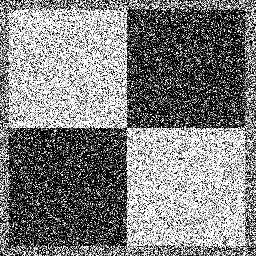
#> input picture ps1_python/ps1_octave_template/input/ps1-input0-noise.png, 256 x 256 px, given in place of ps1-input0.png, which was not available
$ python ps1.py
#> lines starting #> are read from the running program, lines starting #| are printed output that depends on the picture; after the words box and inside, x2 and y2 are one past the last pixel; in counts of white or black regions, pixels touching at a corner belong together; pictures that were not available may be replaced by others from this repository, and a replacement may not be noted
#> in problem1, img is the input picture: shape (256, 256); min 0, max 255, mean 127.6
#> in problem1, `edges = cv2.Canny(img, 0, 250)`:
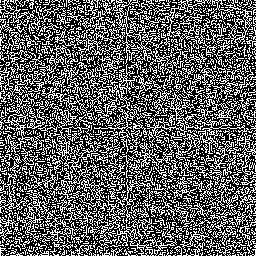
#> edges: shape (256, 256); 37.5% white in thin lines or dots
### ps1_python/hough_lib.py
import cv2
import numpy as np
import os
import math
from PIL import Image


def hough_arr(edges, theta_bin, rho_bin):
    # part a
#> called with theta_bin = 10, rho_bin = 1
    if len(edges.shape) == 2:
        height, width = edges.shape
#> height = 256; width = 256
    else:
        height, width, _ = edges.shape

    theta_samples = int(180 / theta_bin)

    theta_list = np.linspace(-90.0, 90.0, num=theta_samples)

    rho_max = math.ceil(((height**2) + (width**2))**(1 / 2))
#> rho_max = 363
    rho_samples = int(rho_max / rho_bin)
#> rho_samples = 363
    rho_list = np.linspace(0, rho_max, num=rho_samples)
#> rho_list = 363 values from 0 to 363
    hought_arr = np.zeros((len(rho_list), len(theta_list)))
    edge_arr = np.nonzero(edges)
#> edge_arr = 24555 positions, rows 0 to 255, columns 0 to 255
    for i, j in zip(*edge_arr):
        for theta_idx, theta in enumerate(theta_list):
            rho = i * np.cos(np.deg2rad(theta)) + j * np.sin(np.deg2rad(theta))
            rho_idx = int(round(rho / rho_bin))
            hought_arr[rho_idx][theta_idx] += 1
#> this loop made 24555 passes
#> j on passes 1 to 3: 0, 4, 5
    return hought_arr


def hough_peaks(H, num_peaks):
#> called with H = array of shape (363, 18), num_peaks = 10
    if len(H.shape) != 2:
        return
    row, col = H.shape
#> row = 363; col = 18
    flat_arr = H.flatten()
#> flat_arr = 6534 values, max 146 at index 2285, min 0 at index 18, mean 67.64
    arg_arr = np.argsort(flat_arr)[-1 * num_peaks::]
#> arg_arr = [3307, 3397, 0, 6376, 17, 3073, 6286, 275, 4266, 2285]
    rc_arr = []
    for i in arg_arr:
        r = (int)(round((i / col)))

        c = i % col
        rc_arr.append((r, c))
#> this loop made 10 passes
#> (i, r, c) on passes 1 to 10: (3307, 184, 13), (3397, 189, 13), (0, 0, 0), (6376, 354, 4), (17, 1, 17), (3073, 171, 13), (6286, 349, 4), (275, 15, 5), (4266, 237, 0), (2285, 127, 17)
#> after the loop, rc_arr = [(184, 13), (189, 13), (0, 0), (354, 4), (1, 17), (171, 13), (349, 4), (15, 5), (237, 0), (127, 17)]

    return rc_arr

### ps1_python/ps1.py
import cv2
import numpy as np
import os
import math
from PIL import Image
from hough_lib import hough_peaks
from hough_lib import hough_arr


def problem1(dir_path):
    dir_path_prob_1 = dir_path + '/input/' + 'ps1-input0.png'
    img = cv2.imread(dir_path_prob_1, 0)
    edges = cv2.Canny(img, 0, 250)
    dir_path_prob_1_save_path = dir_path + '/output/' + 'ps1-1-a-1.png'
    cv2.imwrite(dir_path_prob_1_save_path, edges)
    return edges


dir_path = os.path.dirname(os.path.abspath(
    __file__)) + '/' + 'ps1_octave_template'

edges = problem1(dir_path)
hough_array = hough_arr(edges, 10, 1)

hough_peak_arr = hough_peaks(hough_array, 10)
#> hough_peak_arr has the same summary as rc_arr in hough_peaks
print(hough_peak_arr)
#| [(184, 13), (189, 13), (0, 0), (354, 4), (1, 17), (171, 13), (349, 4), (15, 5), (237, 0), (127, 17)]

$ run again, on ps1_python/ps1_octave_template/input/ps1-input1.png
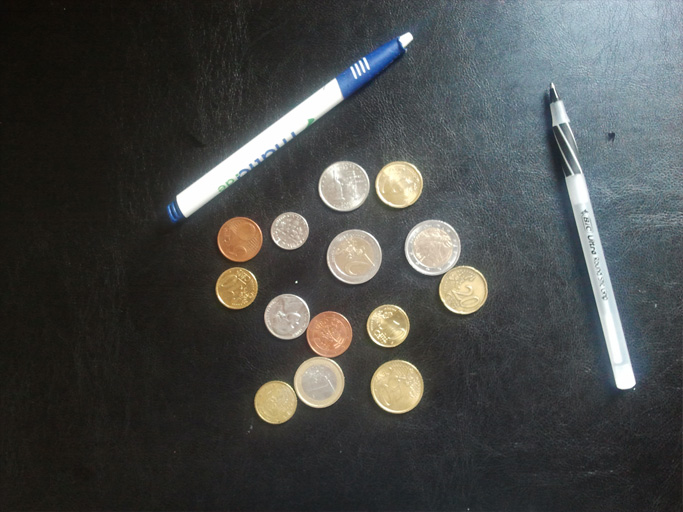
#> input picture ps1_python/ps1_octave_template/input/ps1-input1.png, 683 x 512 px, given in place of ps1-input0.png, which was not available
#> in problem1, `img = cv2.imread(dir_path_prob_1, 0)`:
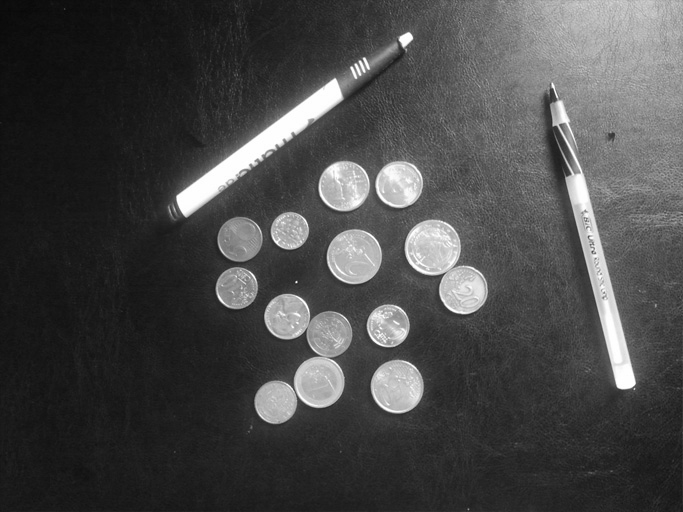
#> img: shape (512, 683); min 8, max 255, mean 72
#> in problem1, `edges = cv2.Canny(img, 0, 250)`:
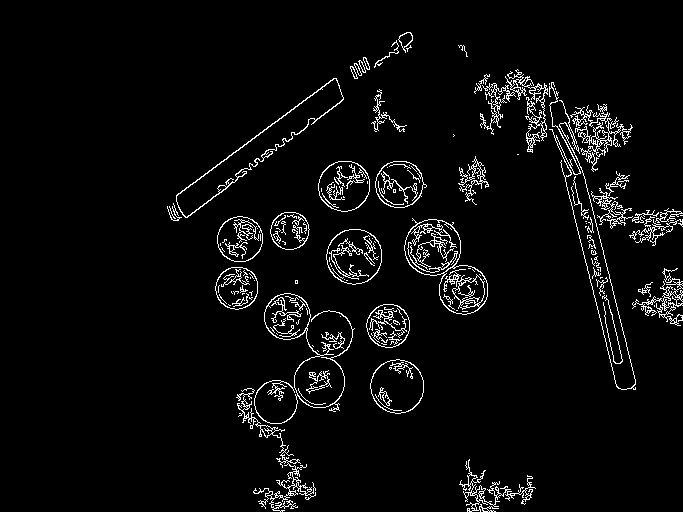
#> edges: shape (512, 683); 4.2% white in thin lines or dots, all inside (x1, y1, x2, y2) = (167, 32, 683, 512)
#> edge_arr = 14674 positions, rows 32 to 511, columns 167 to 682
#> the loop in hough_arr, `for i, j in zip(*edge_arr):` made 14674 passes
#> (i, j) on passes 1 to 3: (32, 406), (32, 407), (32, 408)
#> flat_arr = 15372 values, max 138 at index 4746, min 0 at index 0, mean 17.18
#> arg_arr = [8942, 5707, 5725, 8924, 4959, 8960, 5142, 4728, 5160, 4746]
#> the loop in hough_peaks, `for i in arg_arr:` made 10 passes
#> (i, r, c) on passes 1 to 8: (8942, 497, 14), (5707, 317, 1), (5725, 318, 1), (8924, 496, 14), (4959, 276, 9), (8960, 498, 14), (5142, 286, 12), (4728, 263, 12)
#> after the loop in hough_peaks, `for i in arg_arr:`: rc_arr = [(497, 14), (317, 1), (318, 1), (496, 14), (276, 9), (498, 14), (286, 12), (263, 12), (287, 12), (264, 12)]
#> hough_peak_arr has the same summary as rc_arr in hough_peaks
#| [(497, 14), (317, 1), (318, 1), (496, 14), (276, 9), (498, 14), (286, 12), (263, 12), (287, 12), (264, 12)]
